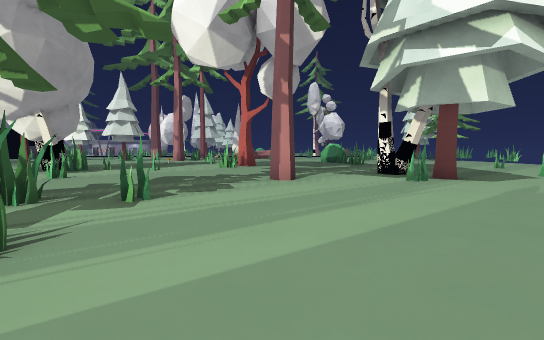
view 1 (above)

20 first-person views from a walk through a 3-D level made in the Godot game engine. The camera is 1.2 m above the floor, tilts 4° down and sees 90° across. The floor is counted in squares, 2 m on a side. Each view is taken from the middle of a square. On the plan, view 1 faces up. The plan holds only what a view shows up to about 9 squares ahead; the rest is blank. The place goes on beyond the plan. Characters and animated objects are left out. Surface patterns are stand-ins for the level's own textures.

view 2
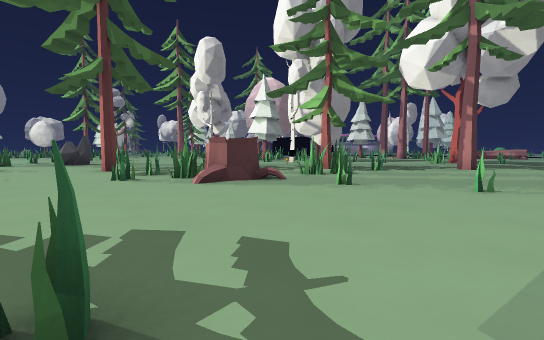

view 3
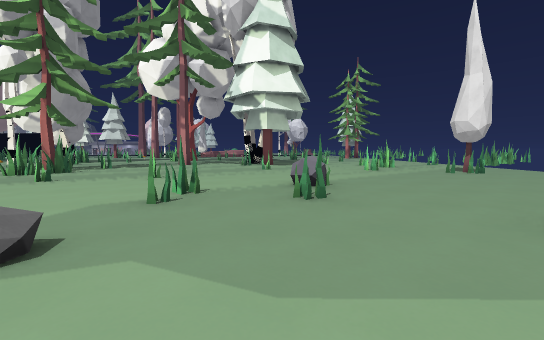

view 4
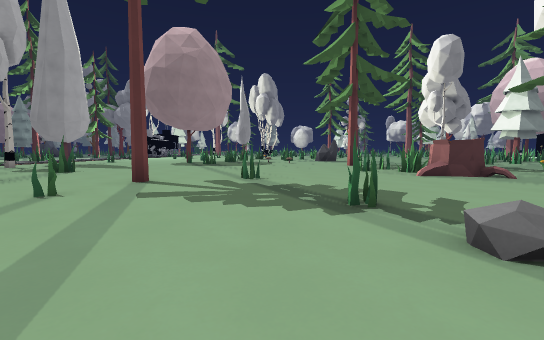

view 5
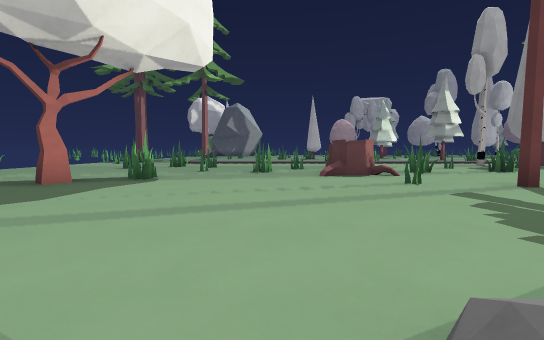

view 6
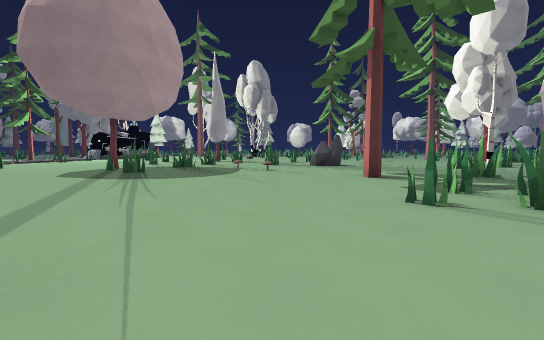

view 7
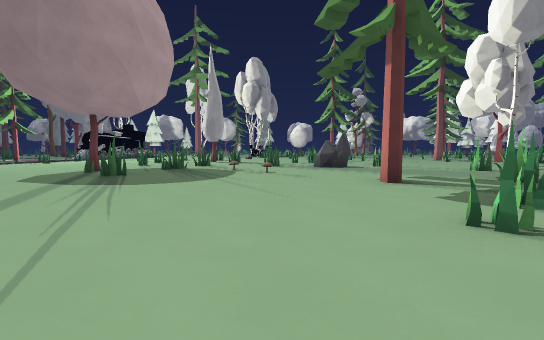

view 8
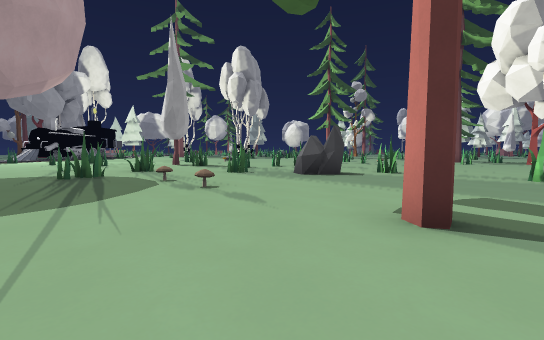

view 9
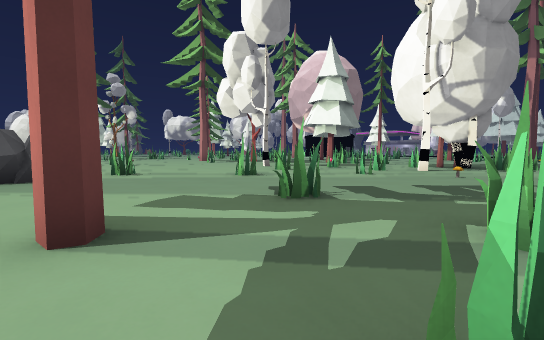

view 10
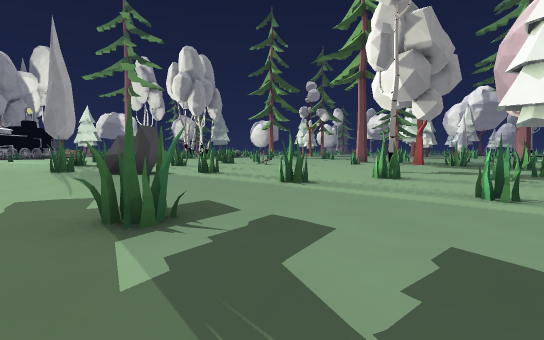

view 11
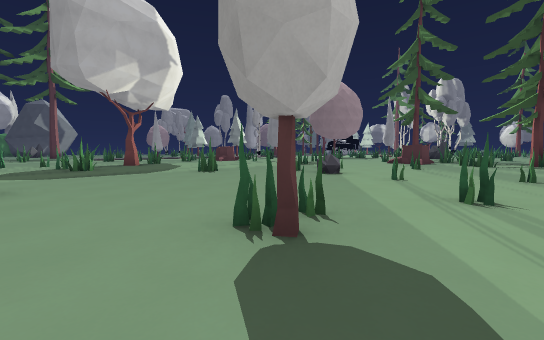

view 12
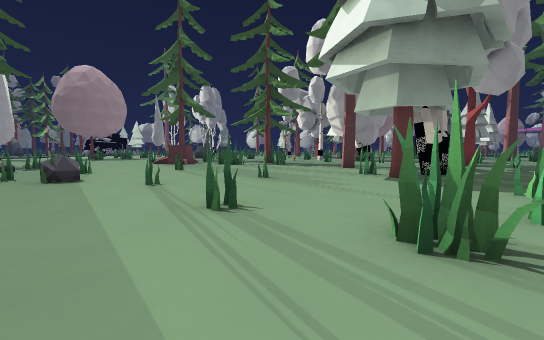

view 13
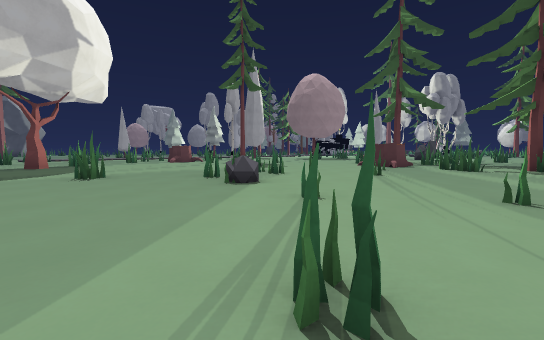

view 14
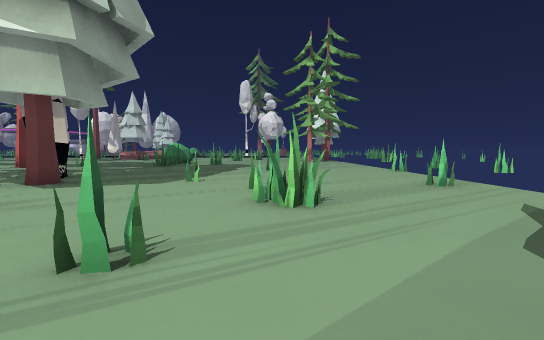

view 15
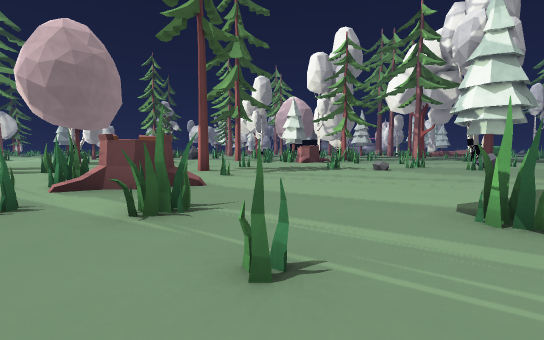

view 16
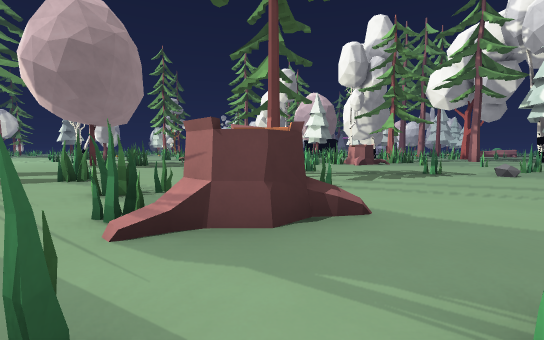

view 17
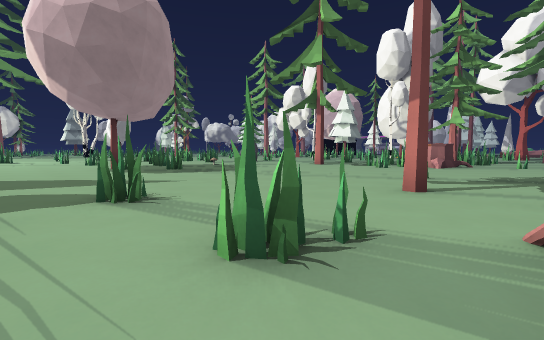

view 18
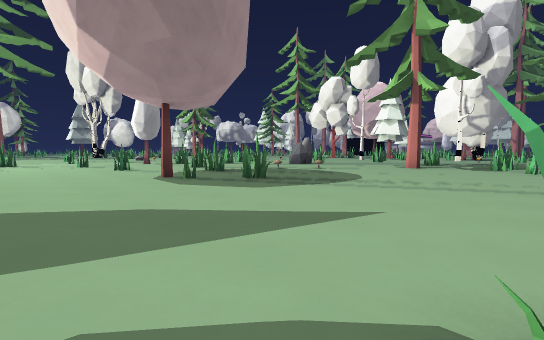

view 19
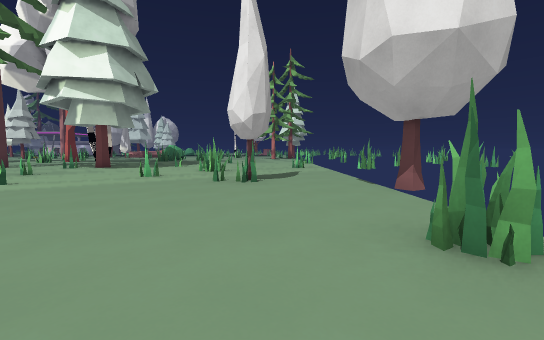

view 20
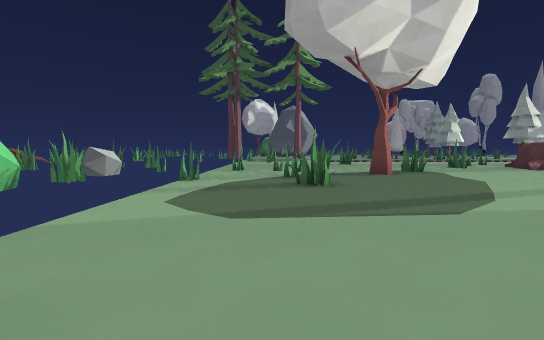

### Floor plan
Key: @ floor where view 1 was taken; # wall or solid block; x gap in a wall; . floor; = window, fence, low wall or low ledge; ^ raised ledge; P pine tree; M mushroom; R rock; O other object.
Columns run from 16 left of view 1 to 12 right of it. Each row starts with its distance up from view 1.
 10                 ......... ..
  9   #x     #..............=...
  8   ...    .#.................
  7   ....  ...........#........
  6   ...#. #..#....P..##.#....#
  5    ....#................=...
  4   .#....#.O. ...........#...
  3   ...x...... P#.....#.......
  2   ...##.......x........#....
  1   ...##.......#......#...##.#
  0   .......... ...@#..........#
 -1   .##......# ^x......R......
 -2   ..R......##^.....#.......##
 -3    .R....P...........#......
 -4   ..........................
 -5   .#..M..........#..........
 -6   ...O......................
 -7   .......................#..
 -8   .#x#...................#..
 -9   .....#.......P#......#....
-10    #..#=..............#.....
-11  ..............###.........#
-12 ............#..##^.#.=......
-13 ..................#.... ..

Positions as (right, up) in squares from view 1, and headings:
1: (0, 0), facing up
2: (2, -5), facing up-left
3: (4, -6), facing up
4: (4, -6), facing left
5: (3, -4), facing down
6: (-1, -5), facing left
7: (-2, -5), facing left
8: (-5, -4), facing left
9: (-5, -3), facing up-left
10: (-5, 1), facing left
11: (11, 3), facing down-left
12: (10, 3), facing left
13: (8, 3), facing down-left
14: (8, 1), facing up
15: (6, -13), facing up-left
16: (3, -13), facing up-left
17: (0, -13), facing up-left
18: (-4, -13), facing up-left
19: (10, -4), facing up
20: (10, -2), facing down
